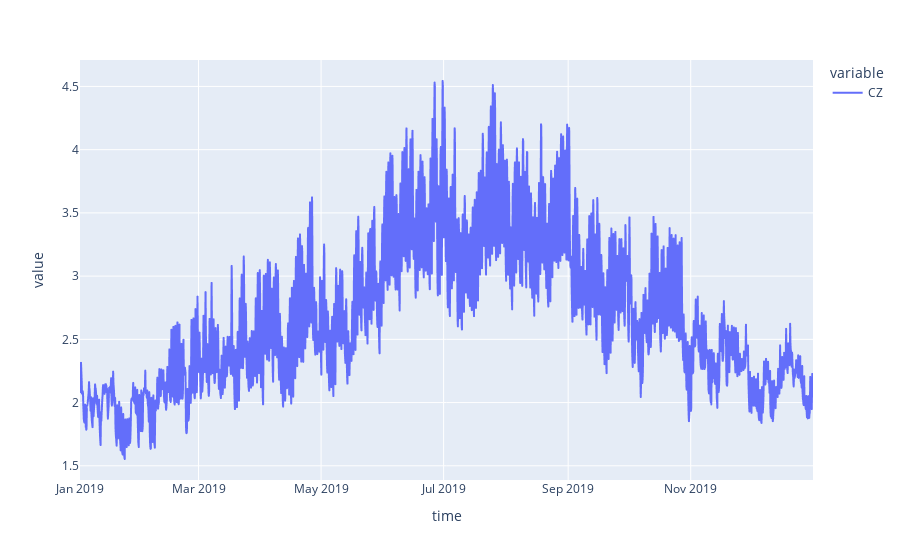

This figure's notebook cell:
### Code cell
cop(temp).plot()

### Figure 1 — Plotly figure (JSON) as saved in the notebook; plotly's stock layout.template omitted (floating-point values rounded to 4 significant figures; data arrays with more than 128 entries replaced by an {"elided": "..."} marker saying what was removed)
{"data": [{"hovertemplate": "variable=CZ<br>time=%{x}<br>value=%{y}<extra></extra>", "legendgroup": "CZ", "line": {"color": "#636efa", "dash": "solid"}, "marker": {"symbol": "circle"}, "mode": "lines", "name": "CZ", "showlegend": true, "type": "scattergl", "x": {"elided": "2920 str values"}, "xaxis": "x", "y": {"elided": "2920 float values"}, "yaxis": "y"}], "layout": {"legend": {"title": {"text": "variable"}, "tracegroupgap": 0}, "margin": {"t": 60}, "xaxis": {"anchor": "y", "domain": [0, 1], "title": {"text": "time"}}, "yaxis": {"anchor": "x", "domain": [0, 1], "title": {"text": "value"}}}}
